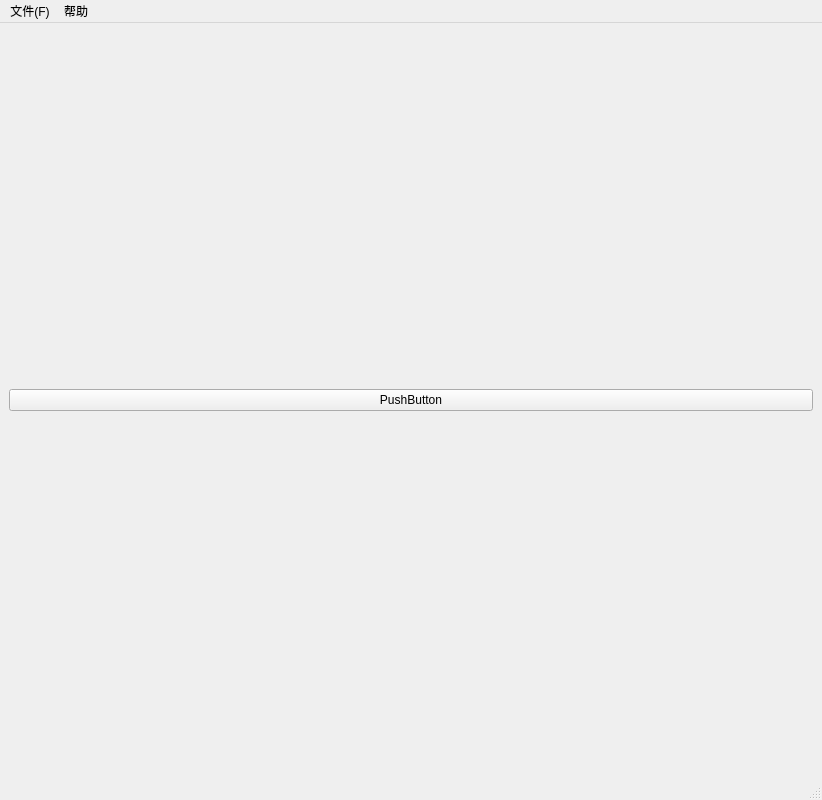
<?xml version="1.0" encoding="UTF-8"?>
<ui version="4.0">
 <class>MainWindow</class>
 <widget class="QMainWindow" name="MainWindow">
  <property name="geometry">
   <rect>
    <x>0</x>
    <y>0</y>
    <width>822</width>
    <height>800</height>
   </rect>
  </property>
  <property name="windowTitle">
   <string>常用工具</string>
  </property>
  <property name="windowIcon">
   <iconset>
    <normaloff>tools_settings_icon.ico</normaloff>tools_settings_icon.ico</iconset>
  </property>
  <property name="unifiedTitleAndToolBarOnMac">
   <bool>false</bool>
  </property>
  <widget class="QWidget" name="centralwidget">
   <layout class="QGridLayout" name="gridLayout_2">
    <item row="0" column="0">
     <widget class="QPushButton" name="button_base64">
      <property name="text">
       <string>PushButton</string>
      </property>
     </widget>
    </item>
   </layout>
  </widget>
  <widget class="QMenuBar" name="menubar">
   <property name="geometry">
    <rect>
     <x>0</x>
     <y>0</y>
     <width>822</width>
     <height>33</height>
    </rect>
   </property>
   <widget class="QMenu" name="menu">
    <property name="title">
     <string>文件(F)</string>
    </property>
    <addaction name="actionNew_Ctrl_N"/>
    <addaction name="actionOpen_Ctrl_O"/>
    <addaction name="actionRecent"/>
    <addaction name="separator"/>
    <addaction name="actionSave_Ctrl_s"/>
    <addaction name="actionSave_As_Ctrl_Shift_S"/>
    <addaction name="actionSave_All_Ctrl_Shift_S"/>
    <addaction name="separator"/>
    <addaction name="action_quit"/>
   </widget>
   <widget class="QMenu" name="menu_2">
    <property name="title">
     <string>帮助</string>
    </property>
    <addaction name="actionAbout"/>
   </widget>
   <addaction name="menu"/>
   <addaction name="menu_2"/>
  </widget>
  <widget class="QStatusBar" name="statusbar"/>
  <action name="actionNew_Ctrl_N">
   <property name="text">
    <string>New(Ctrl+N)</string>
   </property>
  </action>
  <action name="actionOpen_Ctrl_O">
   <property name="text">
    <string>Open(Ctrl+O)</string>
   </property>
  </action>
  <action name="actionRecent">
   <property name="text">
    <string>Recent</string>
   </property>
  </action>
  <action name="actionSave_Ctrl_s">
   <property name="text">
    <string>Save(Ctrl+s)</string>
   </property>
  </action>
  <action name="actionSave_As_Ctrl_Shift_S">
   <property name="text">
    <string>Save As</string>
   </property>
  </action>
  <action name="actionSave_All_Ctrl_Shift_S">
   <property name="text">
    <string>Save All(Ctrl+Shift+S)</string>
   </property>
  </action>
  <action name="action_quit">
   <property name="text">
    <string>Quit(Ctrl+Q)</string>
   </property>
  </action>
  <action name="actionAbout">
   <property name="text">
    <string>About</string>
   </property>
  </action>
 </widget>
 <resources/>
 <connections/>
</ui>
